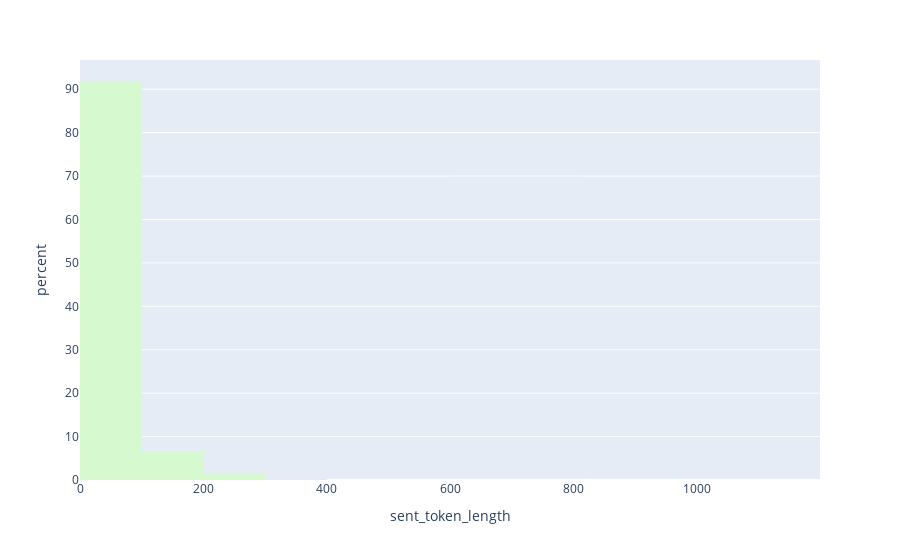

This figure's notebook cell:
### Code cell
fig = px.histogram(df, x="sent_token_length", nbins=20, color_discrete_sequence=px.colors.cmocean.algae, barmode='group', histnorm="percent")
fig.show()

### Figure 1 — Plotly figure (JSON) as saved in the notebook; plotly's stock layout.template omitted (floating-point values rounded to 4 significant figures; data arrays with more than 128 entries replaced by an {"elided": "..."} marker saying what was removed)
{"data": [{"alignmentgroup": "True", "bingroup": "x", "histnorm": "percent", "hovertemplate": "sent_token_length=%{x}<br>percent=%{y}<extra></extra>", "legendgroup": "", "marker": {"color": "rgb(214, 249, 207)", "pattern": {"shape": ""}}, "name": "", "nbinsx": 20, "offsetgroup": "", "orientation": "v", "showlegend": false, "type": "histogram", "x": {"elided": "45912 int values"}, "xaxis": "x", "yaxis": "y"}], "layout": {"barmode": "group", "legend": {"tracegroupgap": 0}, "margin": {"t": 60}, "xaxis": {"anchor": "y", "domain": [0, 1], "title": {"text": "sent_token_length"}}, "yaxis": {"anchor": "x", "domain": [0, 1], "title": {"text": "percent"}}}}
